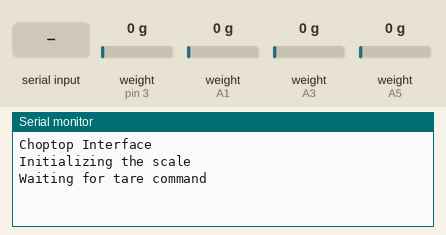
Recording of a sketch running on a simulated Arduino Uno, built with avr-gcc and run on an emulated ATmega328P. On the bench: the last lines printed to the serial monitor. Inputs (shaded band) come from the test bench; at power-on: weight on the scale (sensors on A1, pin 3, A3, A5) 0 g.

Above: at 0.9 s.
1.0 s: "t" received over Serial
At 2.0 s:
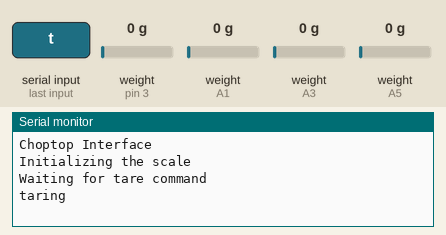
2.5 s: weight on the scale (sensor on A1) set to 100 g
At 5.21 s:
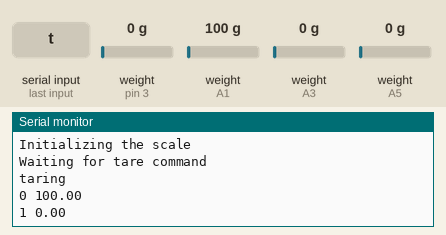
5.5 s: weight on the scale (sensor on pin 3) set to 100 g
At 5.51 s:
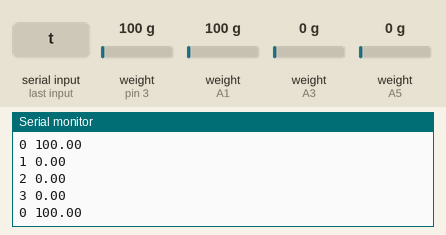
7.0 s: weight on the scale (sensor on A3) set to 100 g
At 7.01 s:
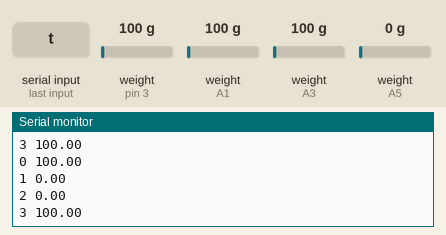
8.5 s: weight on the scale (sensor on A5) set to 100 g
At 8.52 s:
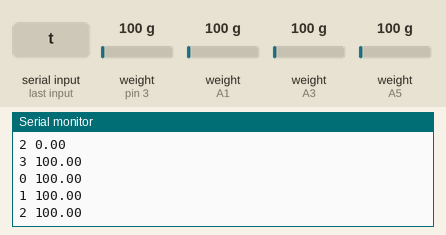
10.0 s: weight on the scale (sensor on pin 3) set to 1250 g
At 10.03 s:
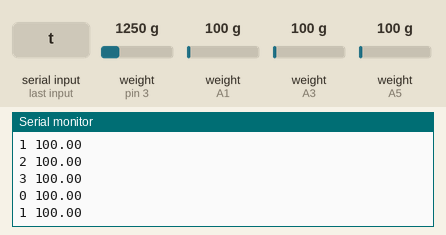
Timing chart, 0 to 12.5 s (numbered marks = the images above; inputs shaded):
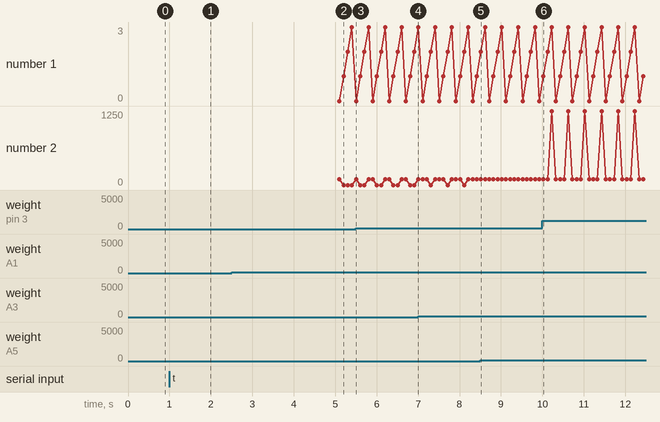

The sketch:

HX711SerialBegin.ino
```cpp
#include "HX711.h"

HX711 scales[4];

void setup() {
  Serial.begin(38400);
  Serial.println("Choptop Interface");

  scales[0].begin(A1, A0);
  scales[1].begin(A3, A2);
  scales[2].begin(A5, A4);
  scales[3].begin(3, 2);
  scales[0].set_scale(466.1f);
  scales[1].set_scale(476.2f);
  scales[2].set_scale(476.8f);
  scales[3].set_scale(467.09f);

  Serial.println("Initializing the scale");
  Serial.println("Waiting for tare command");

  while (!Serial.available()) {}
  char command = Serial.read();
  if(command == 't'){
    Serial.println("taring");
    for(int i=0; i < 4; i++){
      scales[i].tare();
    }
  }

}

void loop() {
  for(int i=0; i < 4; i++){
      Serial.println(String(i) + " " + scales[i].get_units(1));
  }
}
```

Measured:
- after the input at 1.0 s, the serial monitor: prints a new line at once (image 1)
- after the input at 2.5 s, the serial monitor: prints a new line after 2.6 s (image 2)
- after the input at 8.5 s, the serial monitor: prints a new line at once (image 5)
